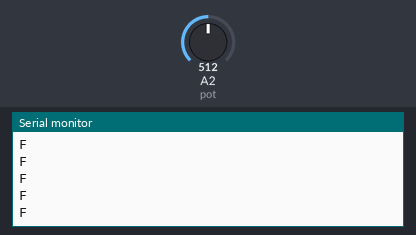
This sketch was run on a simulated Arduino Uno, built with avr-gcc and run on an emulated ATmega328P. On the bench: the last lines printed to the serial monitor. The test bench sets the inputs (shaded band); at power-on: A2 (pot) = 512.

Above: at 1.2 s.
1.3 s: A2 (pot) set to 490
At 1.31 s:
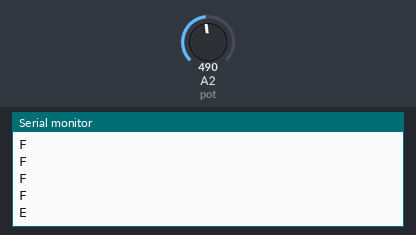
3.2 s: A2 (pot) set to 306
At 3.21 s:
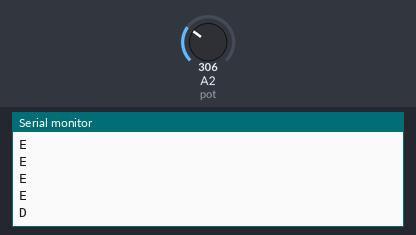
5.1 s: A2 (pot) set to 290
At 5.11 s:
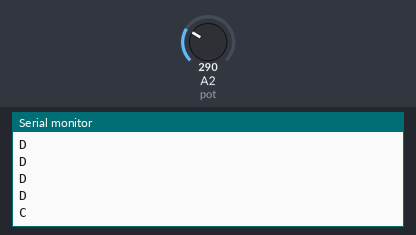
7.0 s: A2 (pot) set to 122
At 7.02 s:
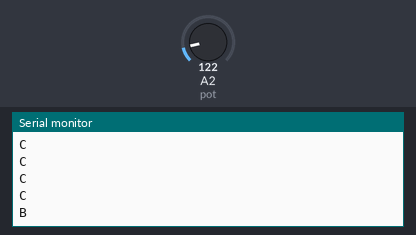
8.9 s: A2 (pot) set to 90
At 8.92 s:
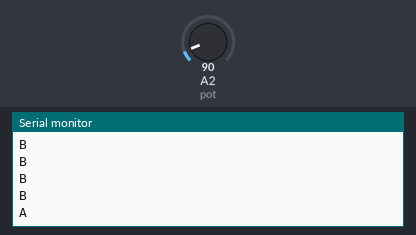
10.8 s: A2 (pot) set to 710
At 10.82 s:
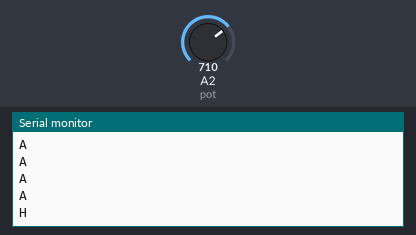

Measured:
- after the input at 1.3 s, the serial monitor: prints a new line at once (image 1)
- after the input at 3.2 s, the serial monitor: prints a new line at once (image 2)
- after the input at 5.1 s, the serial monitor: prints a new line at once (image 3)
- after the input at 7.0 s, the serial monitor: prints a new line at once (image 4)
- after the input at 8.9 s, the serial monitor: prints a new line at once (image 5)
- after the input at 10.8 s, the serial monitor: prints a new line at once (image 6)

The sketch:

Moving_stickeman_based_on_potentiometer.ino
```cpp
int pot = A2;

void setup() {
//initialize serial communications at a 9600 baud rate (rate at which we're sending data to the computer)
Serial.begin(9600);

pinMode(pot,INPUT);
}

void loop() {

  int val = analogRead(pot);    // read the value from the sensor

  //Serial.println(val);

  if (val <= 100) {
   Serial.println("A");
  }

  else if (val <= 200) {
    Serial.println("B");
  }

  else if (val <= 300) {
    Serial.println("C");
  }

  else if (val <= 400) {
    Serial.println("D");
  }

  else if (val <= 500) {
    Serial.println("E");
  }

  else if (val <= 600) {
    Serial.println("F");
  }

  else if (val <= 700) {
    Serial.println("G");
  }

  else if (val <= 800) {
    Serial.println("H");
  }

  else if (val <= 900) {
    Serial.println("I");
  }

  else if (val <= 1000) {
    Serial.println("J");
  }

  else if (val <= 1100) {
    Serial.println("K");
  }


delay(100);

}
```
